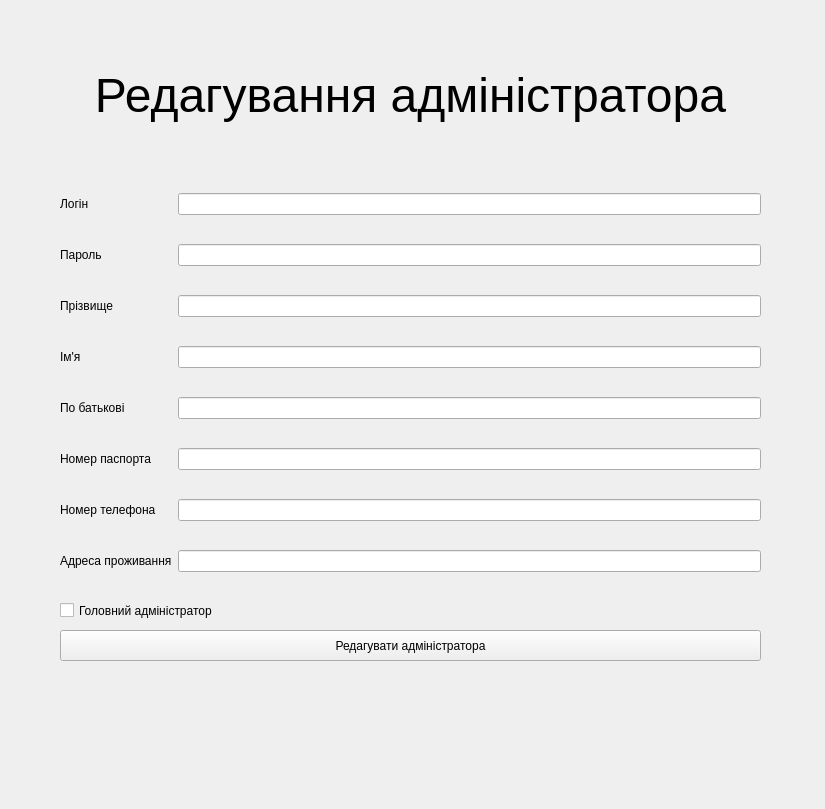
<?xml version="1.0" encoding="UTF-8"?>
<ui version="4.0">
 <class>EditAdminWindow</class>
 <widget class="QWidget" name="EditAdminWindow">
  <property name="geometry">
   <rect>
    <x>0</x>
    <y>0</y>
    <width>825</width>
    <height>809</height>
   </rect>
  </property>
  <property name="windowTitle">
   <string>Form</string>
  </property>
  <widget class="QCheckBox" name="roleCheckBox">
   <property name="geometry">
    <rect>
     <x>60</x>
     <y>590</y>
     <width>701</width>
     <height>41</height>
    </rect>
   </property>
   <property name="text">
    <string>Головний адміністратор</string>
   </property>
  </widget>
  <widget class="QPushButton" name="editAdminPushButton">
   <property name="geometry">
    <rect>
     <x>60</x>
     <y>630</y>
     <width>701</width>
     <height>31</height>
    </rect>
   </property>
   <property name="text">
    <string>Редагувати адміністратора</string>
   </property>
  </widget>
  <widget class="QLabel" name="label">
   <property name="geometry">
    <rect>
     <x>60</x>
     <y>20</y>
     <width>701</width>
     <height>151</height>
    </rect>
   </property>
   <property name="text">
    <string>&lt;html&gt;&lt;head/&gt;&lt;body&gt;&lt;p align=&quot;center&quot;&gt;&lt;span style=&quot; font-size:36pt;&quot;&gt;Редагування адміністратора&lt;/span&gt;&lt;/p&gt;&lt;/body&gt;&lt;/html&gt;</string>
   </property>
  </widget>
  <widget class="QWidget" name="layoutWidget">
   <property name="geometry">
    <rect>
     <x>60</x>
     <y>170</y>
     <width>701</width>
     <height>431</height>
    </rect>
   </property>
   <layout class="QGridLayout" name="gridLayout">
    <item row="3" column="1">
     <widget class="QLineEdit" name="firstnameLineEdit"/>
    </item>
    <item row="3" column="0">
     <widget class="QLabel" name="firstname">
      <property name="text">
       <string>Ім'я</string>
      </property>
     </widget>
    </item>
    <item row="2" column="0">
     <widget class="QLabel" name="lastname">
      <property name="text">
       <string>Прізвище</string>
      </property>
     </widget>
    </item>
    <item row="7" column="0">
     <widget class="QLabel" name="adress">
      <property name="text">
       <string>Адреса проживання</string>
      </property>
     </widget>
    </item>
    <item row="6" column="1">
     <widget class="QLineEdit" name="telephoneLineEdit"/>
    </item>
    <item row="0" column="1">
     <widget class="QLineEdit" name="loginLineEdit"/>
    </item>
    <item row="7" column="1">
     <widget class="QLineEdit" name="adressLineEdit"/>
    </item>
    <item row="5" column="0">
     <widget class="QLabel" name="passport">
      <property name="text">
       <string>Номер паспорта</string>
      </property>
     </widget>
    </item>
    <item row="4" column="1">
     <widget class="QLineEdit" name="middlenameLineEdit"/>
    </item>
    <item row="4" column="0">
     <widget class="QLabel" name="middlename">
      <property name="text">
       <string>По батькові</string>
      </property>
     </widget>
    </item>
    <item row="2" column="1">
     <widget class="QLineEdit" name="lastnameLineEdit"/>
    </item>
    <item row="1" column="1">
     <widget class="QLineEdit" name="passwordLineEdit"/>
    </item>
    <item row="1" column="0">
     <widget class="QLabel" name="password">
      <property name="text">
       <string>Пароль</string>
      </property>
     </widget>
    </item>
    <item row="6" column="0">
     <widget class="QLabel" name="telephone">
      <property name="text">
       <string>Номер телефона</string>
      </property>
     </widget>
    </item>
    <item row="5" column="1">
     <widget class="QLineEdit" name="passportLineEdit"/>
    </item>
    <item row="0" column="0">
     <widget class="QLabel" name="login">
      <property name="text">
       <string>Логін</string>
      </property>
     </widget>
    </item>
   </layout>
  </widget>
 </widget>
 <resources/>
 <connections/>
</ui>
